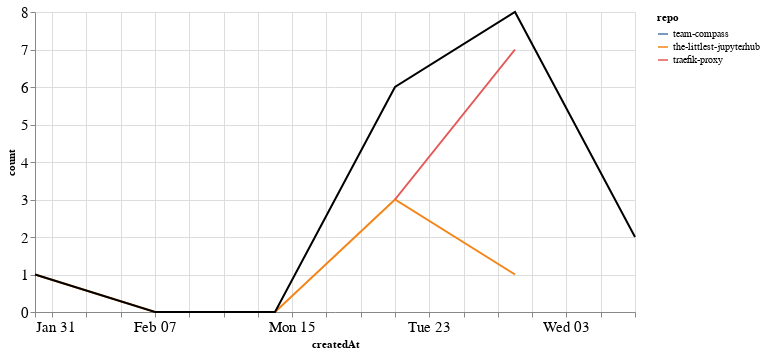

Write notebook code for a chart like this one.
### Markdown cell above
### Comments

### Code cell
comments_time = comments.groupby('repo').resample('W', on='createdAt').count()['author'].reset_index()
comments_time = comments_time.rename(columns={'author': 'count'})
comments_time_total = comments_time.groupby('createdAt').agg({"count": "sum"}).reset_index()
ch1 = alt.Chart(comments_time, width=600).mark_line().encode(
    x='createdAt',
    y='count',
    color='repo',
    tooltip="repo"
)

ch2 = alt.Chart(comments_time_total, width=600).mark_line(color="black").encode(
    x='createdAt',
    y='count',
)

ch1 + ch2

### Figure 1 — Vega-Lite specification as saved in the notebook (floating-point values rounded to 4 significant figures)
{"config": {"axisLeft": {"labelFontSize": 15}, "axisBottom": {"labelFontSize": 15}}, "layer": [{"data": {"name": "data-ff7e707207f9cbbed6e9b5266187e40a"}, "mark": "line", "encoding": {"color": {"type": "nominal", "field": "repo"}, "tooltip": {"type": "nominal", "field": "repo"}, "x": {"type": "temporal", "field": "createdAt"}, "y": {"type": "quantitative", "field": "count"}}, "width": 600}, {"data": {"name": "data-694545a7041bb74a59973333b569b8b9"}, "mark": {"type": "line", "color": "black"}, "encoding": {"x": {"type": "temporal", "field": "createdAt"}, "y": {"type": "quantitative", "field": "count"}}, "width": 600}], "$schema": "https://vega.github.io/schema/vega-lite/v4.8.1.json", "datasets": {"data-ff7e707207f9cbbed6e9b5266187e40a": [{"repo": "team-compass", "createdAt": "2021-03-07T00:00:00", "count": 2}, {"repo": "the-littlest-jupyterhub", "createdAt": "2021-01-31T00:00:00", "count": 1}, {"repo": "the-littlest-jupyterhub", "createdAt": "2021-02-07T00:00:00", "count": 0}, {"repo": "the-littlest-jupyterhub", "createdAt": "2021-02-14T00:00:00", "count": 0}, {"repo": "the-littlest-jupyterhub", "createdAt": "2021-02-21T00:00:00", "count": 3}, {"repo": "the-littlest-jupyterhub", "createdAt": "2021-02-28T00:00:00", "count": 1}, {"repo": "traefik-proxy", "createdAt": "2021-02-21T00:00:00", "count": 3}, {"repo": "traefik-proxy", "createdAt": "2021-02-28T00:00:00", "count": 7}], "data-694545a7041bb74a59973333b569b8b9": [{"createdAt": "2021-01-31T00:00:00", "count": 1}, {"createdAt": "2021-02-07T00:00:00", "count": 0}, {"createdAt": "2021-02-14T00:00:00", "count": 0}, {"createdAt": "2021-02-21T00:00:00", "count": 6}, {"createdAt": "2021-02-28T00:00:00", "count": 8}, {"createdAt": "2021-03-07T00:00:00", "count": 2}]}}
